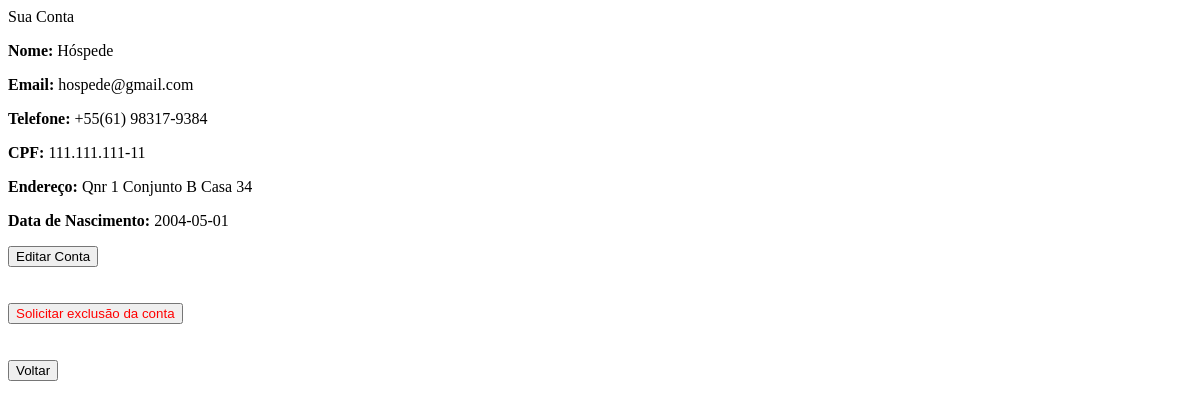
/hospede/pages/exibir_hospede.php (signed in), run on an earlier commit of the app's database.
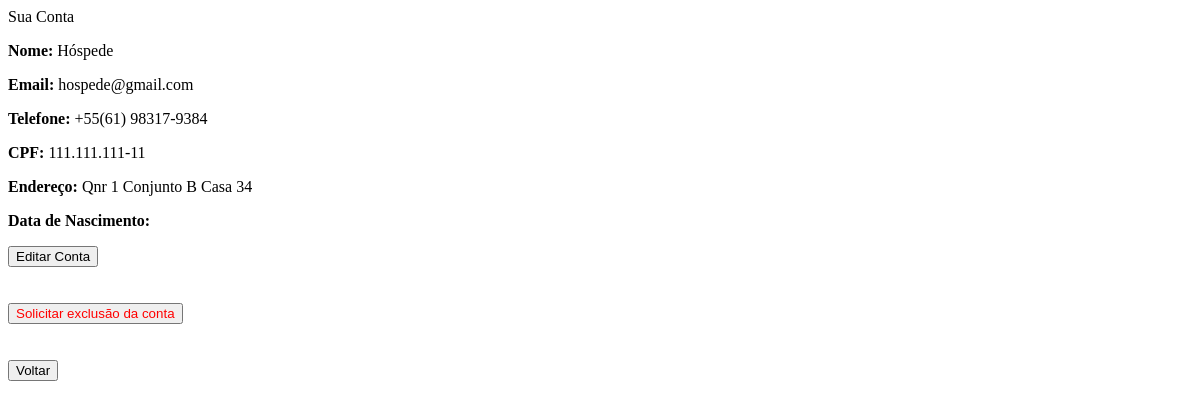
And on a later commit of the database.
### tables this page shows
CREATE TABLE `usuarios` (
  `ID` int(11) NOT NULL,
  `Nome` varchar(45) NOT NULL,
  `Email` varchar(45) NOT NULL,
  `Data_Nascimento` varchar(45) NOT NULL,
  `Telefone` varchar(45) NOT NULL,
  `Endereco` varchar(45) NOT NULL,
  `CPF` varchar(45) NOT NULL,
  `Perfil_ID_Perfil` int(11) NOT NULL COMMENT 'Cada usuário será designado um tipo de perfil',
  `Senha` varchar(255) DEFAULT NULL,
  `solicitou_exclusao` tinyint(4) DEFAULT 0
);

### hospede/pages/exibir_hospede.php (the view, shortened to what this page needs)
<?php
require_once '../../config/config.php';
$id_usuario = $_SESSION['usuario']['id'];
$sql = "SELECT * FROM usuarios WHERE ID = :id";
$stmt = $pdo->prepare($sql);
$stmt->bindParam(':id', $id_usuario);
$stmt->execute();
$usuario = $stmt->fetch(PDO::FETCH_ASSOC);
?>
<!DOCTYPE html>
<html lang="pt-br">
<head>
</head>
<body>
    <h1">Sua Conta</h1>
    <div class="perfil">
        <p><strong>Nome:</strong> <?= $usuario['Nome'] ?></p>
        <p><strong>Email:</strong> <?= $usuario['Email'] ?></p>
        <p><strong>Telefone:</strong> <?= $usuario['Telefone'] ?></p>
        <p><strong>CPF:</strong> <?= $usuario['CPF'] ?></p>
        <p><strong>Endereço:</strong> <?= $usuario['Endereco'] ?></p>
        <p><strong>Data de Nascimento:</strong> <?= $usuario['Data_Nascimento'] ?></p>
    </div>
    <div class="btn-group">
    <form action="editar_perfil.php">
    <button >Editar Conta</button>
</form>
<br><br>
        <form action="deletar_perfil.php" method="post" onsubmit="return confirm('Deseja realmente solicitar a exclusão da sua conta?');">
    <button type="submit" style="color: red;">Solicitar exclusão da conta</button>
</form>
<br><br>
<form action="pag_hospede.php">
    <button >Voltar</button>
</form>
</body>
</html>

What changed in the data, as far as the page shows it:
changed usuarios "Hóspede": Data_Nascimento "2004-05-01" → (not shown)
